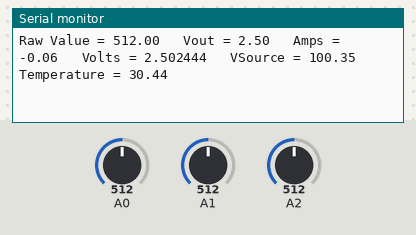
Recording of a sketch running on a simulated Arduino Uno, built with avr-gcc and run on an emulated ATmega328P. Shown: the last lines printed to the serial monitor. The inputs (shaded band) are chosen by the test bench; at power-on: A2 = 512, A0 = 512, A1 = 512. Storage starts empty.

Above: at 4.2 s.
4.3 s: A2 set to 569
At 5.7 s:
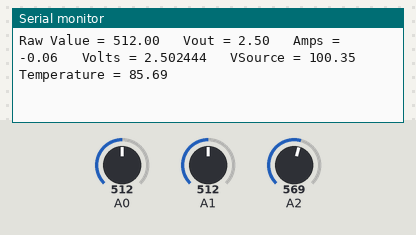
8.5 s: A2 set to 595
At 9.4 s:
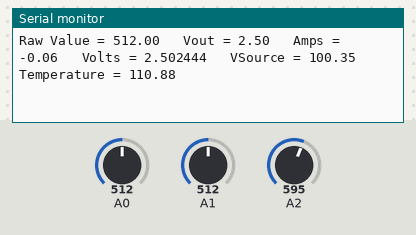
Timing chart, 0 to 11.5 s (numbered marks = the images above; inputs shaded):
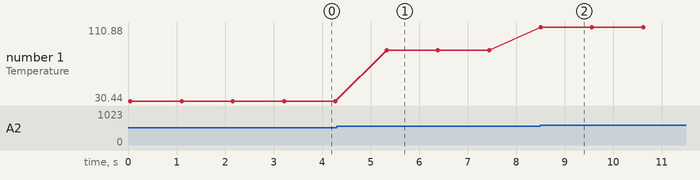

Measured:
- after the input at 4.3 s, the serial monitor: prints a new line after 1.0 s (image 1)
- after the input at 8.5 s, the serial monitor: prints a new line at once (image 2)
- plotted number 1: 30.44 → 85.69 after the input at 4.3 s, 85.69 → 110.88 after the input at 8.5 s

The sketch:

3-Sensor_Data_Recorder_Test.ino
```cpp
double RawValue1 = 0;     // Variable for running average of analog read
double RawValue2 = 0;
double RawValue3 = 0;
double RawValueavg = 0;   // Variable for running average
double HallVoltage = 0;   // Variable for voltage reading of Hall Effect Sensor
double HallAmps = 0;      // Variable for current reading of Hall Effect Sensor
double DivVoltage = 0;    // Variable for voltage from the voltage divider
double VSource = 0;
double RH = 969000;
double RL = 24783;
float volt;
float temp;


unsigned long time;
float mySensVals[7] ;
#include <SPI.h>
#include <SD.h>

File myFile;
void setup()
{
Serial.begin(9600);
 RawValue1 = analogRead(A0);   // Take one initial reading
 RawValue2 = analogRead(A0);   // Take second initial reading

  while (!Serial) {
    ; // wait for serial port to connect. Needed for native USB port only
  }

  Serial.print("Initializing SD card...");

  if (!SD.begin(4)) {
    Serial.println("initialization failed!");
    while (1);
  }
  Serial.println("initialization done.");

  // open the file. note that only one file can be open at a time,
  // so you have to close this one before opening another.

}


void loop()
{
  time = millis();

  // Take previous three readings
 RawValue3 = RawValue2;         // Take reading at time index (n-2)
 RawValue2 = RawValue1;         // Take reading at time index (n-1)
 RawValue1 = analogRead(A0);    // Take reading at time index (n)

 // Take running average
 RawValueavg = (RawValue1+RawValue2+RawValue3) / 3;

 // Convert voltage value from binary to decimal
 HallVoltage = (RawValueavg / 1023.0) * 5;

 // Compute the current from the voltage reading
 HallAmps = HallVoltage/0.13720695 - 2.51/0.13720695;

 // Read Voltage at divider
 DivVoltage = analogRead(A1);
 DivVoltage = ((DivVoltage) / 1023.0) * 5;

 VSource = (DivVoltage * (RH + RL))/RL ;

 float sensorValue = analogRead(A2) ;

 // Convert the analog reading ( which goes from 0 - 1023) to a voltage (0 - 5V):
 float voltage = sensorValue *5000/1023+25;

       if(voltage > 2500)
       {
         volt = voltage-2500;//(while cold conjuction is 22 degree
         volt=  volt / 123; //(opamp amplified 150 times)
         temp = (volt)/0.041 +25  ;//( 1 degree = 0.0404 mv in K type )
         }

       else{
         volt = 2500-voltage;//(while cold conjuction is 22 degree
                            //   the voltage cross thermolcouple is 1.67v)
               volt=  volt / 123; //(opamp apmplified 150 times)

         temp = 25-(volt)/0.0404  ;//( 1 degree = 0.0404 mv in K type )

                            }

 // Display Raw Value
 Serial.print("Raw Value = " );
 Serial.print(RawValueavg);

 // Display Vout
 Serial.print("\t Vout = ");
 Serial.print(HallVoltage,2);

 // Display current reading
 Serial.print("\t Amps = ");
 Serial.print(HallAmps,2);
 Serial.print("\t Volts = ");
 Serial.print(DivVoltage,6);
 Serial.print("\t VSource = ");
 Serial.print(VSource);
 Serial.print("\t Temperature = ");
 Serial.println(temp);

  // Store the variables in an array
  mySensVals[0] = {time/1000};
  mySensVals[1] = {RawValueavg};
  mySensVals[2] = {HallVoltage};
  mySensVals[3] = {HallAmps};
  mySensVals[4] = {DivVoltage};
  mySensVals[5] = {VSource};
  mySensVals[6] = {temp};


  myFile = SD.open("test155.txt", FILE_WRITE); // the file name testnum is just the text file we write to
  // if the file opened okay, write to it:
  if (myFile) {
    myFile.print("Time =  ");
    myFile.print(mySensVals[0]);
    myFile.print("\t Raw Value = ");
    myFile.print(mySensVals[1]);
    myFile.print("\t Vout = ");
    myFile.print(mySensVals[2]);
    myFile.print("\t Amps");
    myFile.print(mySensVals[3]);
    myFile.print("\t Volts");
    myFile.print(mySensVals[4]);
    myFile.print("\t VSource");
    myFile.print(mySensVals[5]);
    myFile.print("\t Temperature = ");
    myFile.println(mySensVals[6]);
    // close the file:
    myFile.close();
  } else {
    // if the file didn't open, print an error:
    Serial.println("error opening test.txt");
  }

  /* \\ this code will read the data just stored on the SD Card, ensure file names match
  myFile = SD.open("test151.txt");
  if (myFile) {
    Serial.println("test151.txt:");

    // read from the file until there's nothing else in it:
    while (myFile.available()) {
      Serial.write(myFile.read());
    }
    // close the file:
    myFile.close();
  } else {
    // if the file didn't open, print an error:
    Serial.println("error opening test.txt");
  }
  */
  delay(1000);

}
```
